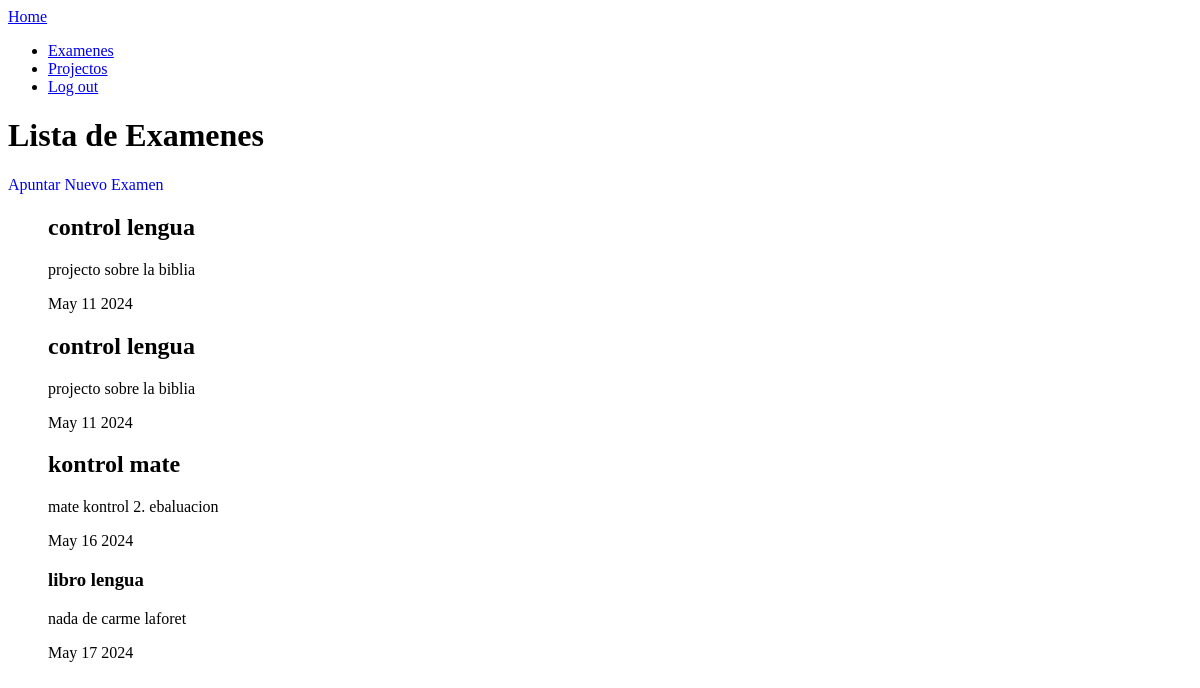
Page /exams/ (signed in) on the earlier database version.
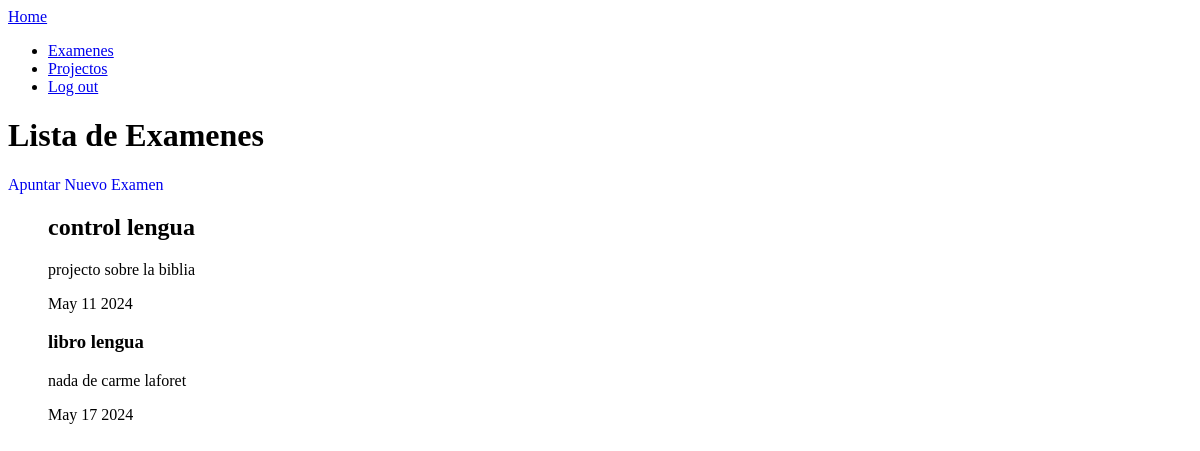
Same page on the later database version.
### mycalendar/models.py (models this page shows, shortened)
class Exam(models.Model):
    title = models.CharField(max_length=200)
    description = models.TextField(blank=True)
    created = models.DateTimeField(auto_now_add=True)
    examdate = models.DateTimeField(blank=True)
    hard = models.BooleanField(default=False)
    user = models.ForeignKey(User, on_delete=models.CASCADE)

### mycalendar/views.py (the view)
# urls.py: path('exams/', views.exams, name='exams'),
@login_required
def exams(request):
    exams = Exam.objects.filter(user=request.user)
    return render(request, 'exam/exams.html', {
        'exams': exams
    })

### mycalendar/templates/exam/exams.html
{% extends "base.html" %} {% block content %}
<main>
  <div>
    <h1>Lista de Examenes</h1>
    <a style="text-decoration: none" href="{% url 'create_exam' %}"
      >Apuntar Nuevo Examen</a
    >
    <ul>
      {% for exam in exams|dictsort:"examdate" %}
      <a
        style="text-decoration: none; color: black"
        href="{% url 'exam_detail' exam.id %}"
      >
        <header>
          {% if exam.hard %}
          <h2>{{exam.title}}</h2>
          {% else %}
          <h3>{{exam.title}}</h3>
          {% endif %}
        </header>
        <p>{{exam.description}}</p>
        <p>{{exam.examdate|date:'M j Y'}}</p>
        {% endfor %}
      </a>
    </ul>
  </div>
</main>
{% endblock %}

### mycalendar/templates/base.html (shortened to what this page needs)
<!DOCTYPE html>
<html lang="en">
  <head>
  </head>
  <body>
    <nav>
      <div>
        <a href="/">Home</a>
        <div>
          <ul>
            {% if user.is_authenticated %}
            <li>
              <a href="/exams">Examenes</a>
            </li>
            <li>
              <a href="/projects">Projectos</a>
            </li>
            <li>
              <a href="/logout">Log out</a>
            </li>
            {% endif %}
          </ul>
        </div>
      </div>
    </nav>
    {% block content %}{% endblock %}
  </body>
</html>

Differences in the rows shown:
removed Exam: title "control lengua", description "projecto sobre la biblia", examdate "May 11 2024"
removed Exam: title "kontrol mate", description "mate kontrol 2. ebaluacion", examdate "May 16 2024"
